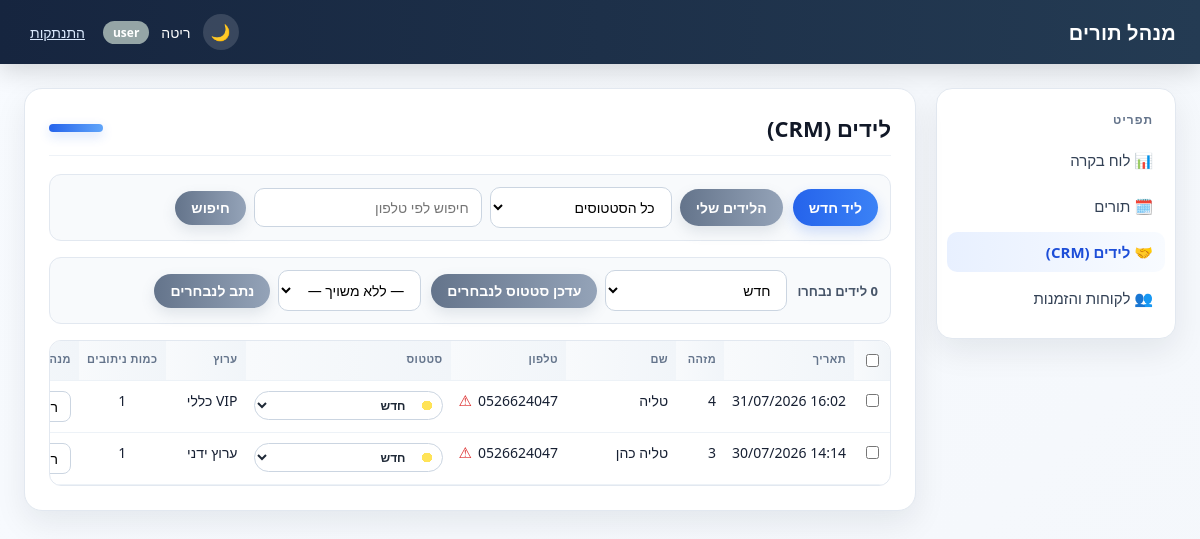
The page /leads/ (signed in) on the database its author committed.
### tables this page shows
CREATE TABLE leads (
                id INTEGER PRIMARY KEY AUTOINCREMENT,
                full_name TEXT,
                phone TEXT,
                status TEXT,
                channel TEXT,
                assigned_user TEXT,
                routings_count INTEGER,
                sms_count INTEGER,
                notes TEXT,
                created_datetime_stamp TEXT,
                last_updated_datetime_stamp TEXT
            );

### blueprints/leads.py (the view)
@bp.route("/")
@login_required
def list_leads():
    status = request.args.get("status", "")
    phone = request.args.get("phone", "").strip()
    show_my_only = request.args.get("mine", "0") == "1"
    repos = get_repos()
    current_user = session.get("user")
    current_username = current_user.get("username") if current_user else ""
    if phone:
        df = repos.leads.get_by_phone(phone)
    elif status:
        df = repos.leads.get_by_status(status)
    else:
        df = repos.leads.get_all()
    if show_my_only and current_user and current_user.get("role") != "admin":
        df = df[df["assigned_user"].fillna("") == current_username]
    elif current_user and current_user.get("role") != "admin":
        df = df[df["assigned_user"].fillna("") == current_username]
    all_leads = repos.leads.get_all()
    all_phone_counts = all_leads["phone"].fillna("").astype(str).str.strip()
    duplicate_phones = set(
        all_phone_counts[all_phone_counts != ""].value_counts()[lambda series: series > 1].index
    )
    users = to_records(repos.users.get_all()) if hasattr(repos, "users") else []
    lead_records = to_records(df)
    for record in lead_records:
        phone_value = (record.get("phone") or "").strip()
        record["is_duplicate_phone"] = bool(phone_value and phone_value in duplicate_phones)
    return render_template(
        "leads/list.html",
        leads=lead_records,
        statuses=repos.lead_statuses.get_names(),
        status_colors=repos.lead_statuses.get_color_map(),
        default_status_color=DEFAULT_STATUS_COLOR,
        status=status,
        phone=phone,
        users=users,
        show_my_only=show_my_only,
    )

### app.py (called while the page is built)
@app.context_processor
def inject_template_globals():
    return {
        "csrf_token": generate_csrf_token(),
        "current_user": current_user(),
        "ROLE_ADMIN": roles.ADMIN,
        "ROLE_USER": roles.USER,
    }

### auth.py (called while the page is built)
def generate_csrf_token():
    if "csrf_token" not in session:
        session["csrf_token"] = secrets.token_hex(16)
    return session["csrf_token"]

def validate_csrf():
    if request.method != "POST":
        return
    token = session.get("csrf_token")
    submitted = request.form.get("csrf_token", "")
    if not token or not secrets.compare_digest(token, submitted):
        abort(400)

def current_user():
    return session.get("user")

def login_required(view):
    @wraps(view)
    def wrapped(*args, **kwargs):
        if current_user() is None:
            return redirect(url_for("auth.login"))
        return view(*args, **kwargs)
    return wrapped

### db_context.py (called while the page is built)
def get_conn():
    if "db_conn" not in g:
        g.db_conn = sqlite3.connect(DB_FILE, timeout=10)
    return g.db_conn

def get_repos():
    if "repos" not in g:
        conn = get_conn()
        appointments = AppointmentRepository(conn)
        g.repos = SimpleNamespace(
            appointments=appointments,
            availability=AvailabilityService(appointments),
            leads=LeadRepository(conn),
            lead_statuses=LeadStatusRepository(conn),
            customers=CustomerRepository(conn),
            invoices=InvoiceRepository(conn),
            users=UserRepository(conn),
            id_sequence=IdSequence(conn),
        )
    return g.repos

def init_app(app):
    @app.teardown_appcontext
    def close_conn(exception):
        conn = g.pop("db_conn", None)
        if conn is not None:
            conn.close()

### id_sequence.py (called while the page is built)
    def _seed_if_empty(self):
        count = self.conn.execute("SELECT COUNT(*) FROM id_sequence").fetchone()[0]
        if count > 0:
            return
        max_existing = self._max_existing_id()
        if max_existing > 0:
            self.conn.execute("INSERT INTO id_sequence (id) VALUES (?)", (max_existing,))
            self.conn.commit()

### lead_repository.py (called while the page is built)
    def get_all(self):
        return pd.read_sql_query(f"SELECT * FROM {TABLE_NAME} ORDER BY id DESC", self.conn)

### lead_status_repository.py (called while the page is built)
    def get_all(self):
        return pd.read_sql_query(f"SELECT * FROM {TABLE_NAME} ORDER BY id", self.conn)

    def get_names(self):
        return self.get_all()["name"].tolist()

    def get_color_map(self):
        df = self.get_all()
        return dict(zip(df["name"], df["color"]))

### templates/leads/list.html (shortened to what this page needs)
{% extends "base.html" %}
{% block page_heading %}לידים (CRM){% endblock %}
{% block content %}
<div class="toolbar">
    <a href="{{ url_for('leads.new_lead') }}" class="btn">ליד חדש</a>
    <form method="get" class="toolbar-actions">
        {% if current_user.role != ROLE_ADMIN %}
        <a href="{{ url_for('leads.list_leads', mine=1 if not show_my_only else 0, status=status, phone=phone) }}" class="btn btn-secondary">
            {{ 'הצג הכול' if show_my_only else 'הלידים שלי' }}
        </a>
        {% endif %}
        <select name="status" onchange="this.form.submit()">
            <option value="">כל הסטטוסים</option>
        </select>
        <input type="text" name="phone" placeholder="חיפוש לפי טלפון" value="{{ phone }}">
        <button type="submit" class="btn btn-secondary">חיפוש</button>
    </form>
</div>
{% if leads %}
<div class="toolbar bulk-actions-bar">
    <span id="bulk-selected-count" class="bulk-count">0 לידים נבחרו</span>
    <form method="post" action="{{ url_for('leads.bulk_update_status') }}" id="bulk-status-form">
        <select name="status" required>
            {% for s in statuses %}
            <option value="{{ s }}">{{ s }}</option>
            {% endfor %}
        </select>
        <button type="submit" class="btn btn-secondary">עדכן סטטוס לנבחרים</button>
    </form>
    <form method="post" action="{{ url_for('leads.bulk_assign') }}" id="bulk-assign-form">
        <select name="assigned_user">
            <option value="">— ללא משויך —</option>
        </select>
        <button type="submit" class="btn btn-secondary">נתב לנבחרים</button>
    </form>
</div>
<div class="table-scroll">
    <table class="leads-table">
        <thead>
            <tr>
                <th class="col-select"><input type="checkbox" id="select-all-checkbox"></th>
                <th class="col-created">תאריך</th>
                <th class="col-id">מזהה</th>
                <th class="col-name">שם</th>
                <th class="col-phone">טלפון</th>
                <th class="col-status">סטטוס</th>
                <th class="col-channel">ערוץ</th>
                <th class="col-routings">כמות ניתובים</th>
                <th class="col-assigned">מנהל לקוח</th>
            </tr>
        </thead>
        <tbody>
            {% for lead in leads %}
            <tr>
                <td class="col-select"><input type="checkbox" class="lead-select-checkbox" value="{{ lead.id }}"></td>
                <td class="col-created">{{ lead.created_datetime_stamp | format_lead_datetime }}</td>
                <td class="col-id">{{ lead.id }}</td>
                <td class="col-name">{{ lead.full_name }}</td>
                <td class="col-phone">
                    <span class="phone-cell">
                        <span>{{ lead.phone }}</span>
                        {% if lead.is_duplicate_phone %}
                        <span class="duplicate-phone" title="מספר טלפון כפול">⚠</span>
                        {% endif %}
                    </span>
                </td>
                <td class="col-status">
                    <form method="post" action="{{ url_for('leads.update_status', lead_id=lead.id) }}">
                        <select name="status" class="status-select" style="--status-color: {{ status_colors.get(lead.status, default_status_color) }};" onchange="this.form.submit()">
                            {% for s in statuses %}
                            <option value="{{ s }}" style="background: {{ status_colors.get(s, default_status_color) }}; color: #fff;" {{ "selected" if s == lead.status else "" }}>{{ s }}</option>
                            {% endfor %}
                        </select>
                    </form>
                </td>
                <td class="col-channel">{{ lead.channel }}</td>
                <td class="col-routings">{{ lead.routings_count or 0 }}</td>
                <td class="col-assigned">
                    <form method="post" action="{{ url_for('leads.assign_lead', lead_id=lead.id) }}" class="inline-form">
                        <select name="assigned_user" class="assigned-select" onchange="this.form.submit()">
                            {% for user in users %}
                            <option value="{{ user.username }}" {{ "selected" if user.username == lead.assigned_user else "" }}>{{ user.username }}</option>
                            {% endfor %}
                        </select>
                    </form>
                </td>
            </tr>
            {% endfor %}
        </tbody>
    </table>
</div>
{% else %}
<p class="empty-state">לא נמצאו לידים.</p>
{% endif %}
{% endblock %}

### static/style.css (style rules this page uses)
* { box-sizing: border-box; }
:root { --bg: #f4f7fb; --surface: #ffffff; --surface-2: #f8fafc; --text: #172033; --muted: #64748b; --border: #e2e8f0; --primary: #2563eb; --primary-dark: #1d4ed8; --danger: #dc2626; --danger-dark: #b91c1c; --shadow: 0 12px 32px rgba(15, 23, 42, 0.08); }
body { margin: 0; font-family: "Segoe UI", Tahoma, Arial, sans-serif; background: linear-gradient(135deg, #f8fbff 0%, var(--bg) 100%); color: var(--text); direction: rtl; text-align: right; }
.toolbar { display: flex; flex-wrap: wrap; gap: 10px; align-items: center; margin-bottom: 16px; padding: 12px; background: var(--surface-2); border: 1px solid var(--border); border-radius: 12px; }
.toolbar form { display: flex; gap: 8px; align-items: center; }
.bulk-count { font-weight: 600; color: #475569; font-size: 13px; }
table { width: 100%; border-collapse: collapse; font-size: 14px; overflow: hidden; border-radius: 12px; }
.table-scroll { overflow-x: auto; -webkit-overflow-scrolling: touch; border: 1px solid var(--border); border-radius: 12px; }
.leads-table { table-layout: fixed; min-width: 1040px; width: max-content; }
th, td { text-align: right; padding: 10px 8px; border-bottom: 1px solid #edf2f7; white-space: nowrap; vertical-align: top; }
th { background: linear-gradient(90deg, #f8fafc 0%, #f1f5f9 100%); color: #64748b; font-weight: 700; font-size: 11px; text-transform: uppercase; letter-spacing: 0.04em; }
.leads-table .col-select { width: 32px; text-align: center; }
.leads-table .col-id { width: 48px; }
.leads-table .col-name { width: 110px; }
.leads-table .col-phone { width: 100px; }
.leads-table .col-status { width: 110px; }
.leads-table .col-channel { width: 80px; }
.leads-table .col-routings { width: 70px; text-align: center; }
.leads-table .col-created { width: 120px; }
.leads-table .col-assigned { width: 120px; }
.leads-table select.assigned-select { padding: 4px 8px; border-radius: 8px; }
.phone-cell { display: inline-flex; align-items: center; gap: 6px; }
.duplicate-phone { color: #dc2626; font-size: 15px; line-height: 1; }
select.status-select { background-color: #fff; color: #1f2937; border: 1px solid #cbd5e1; border-radius: 999px; padding: 4px 32px 4px 10px; font-size: 12px; font-weight: 600; background-image: radial-gradient(circle 5px at calc(100% - 15px) center, var(--status-color, #95a5a6) 100%, transparent 100%); background-repeat: no-repeat; }
.btn { display: inline-block; padding: 9px 16px; border-radius: 999px; border: none; background: linear-gradient(90deg, var(--primary) 0%, #3b82f6 100%); color: #fff; text-decoration: none; font-size: 14px; font-weight: 600; cursor: pointer; box-shadow: 0 6px 14px rgba(37, 99, 235, 0.2); transition: transform 0.15s ease, box-shadow 0.15s ease; }
.btn-secondary { background: linear-gradient(90deg, #64748b 0%, #94a3b8 100%); box-shadow: 0 6px 14px rgba(100, 116, 139, 0.16); }
input[type=text], input[type=password], input[type=email], input[type=number], input[type=date], input[type=time], select, textarea { padding: 9px 12px; border: 1px solid #cbd5e1; border-radius: 10px; font-size: 14px; font-family: inherit; background: #fff; transition: border-color 0.2s ease, box-shadow 0.2s ease; }

### rows shown on the page
leads: created_datetime_stamp "16:02 31/07/2026", id "4", full_name "טליה", phone "0526624047", channel "VIP כללי", routings_count "1"
leads: created_datetime_stamp "14:14 30/07/2026", id "3", full_name "טליה כהן", phone "0526624047", channel "ערוץ ידני", routings_count "1"

### other values the page prints
{{ current_user.username }} "ריטה"
{{ current_user.role }} "user"
{{ 'הצג הכול' if show_my_only else 'הלידים שלי' }} "הלידים שלי"
form field status "חדש"
form field assigned_user "ריטה"
